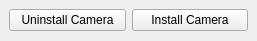
<?xml version="1.0" encoding="UTF-8"?>
<ui version="4.0">
 <class>MainWindow</class>
 <widget class="QMainWindow" name="MainWindow">
  <property name="geometry">
   <rect>
    <x>0</x>
    <y>0</y>
    <width>257</width>
    <height>41</height>
   </rect>
  </property>
  <property name="minimumSize">
   <size>
    <width>201</width>
    <height>41</height>
   </size>
  </property>
  <property name="maximumSize">
   <size>
    <width>16777215</width>
    <height>41</height>
   </size>
  </property>
  <property name="windowTitle">
   <string>testWindow</string>
  </property>
  <widget class="QWidget" name="centralwidget">
   <layout class="QHBoxLayout" name="horizontalLayout_2">
    <item>
     <widget class="QPushButton" name="uninstallButton">
      <property name="text">
       <string>Uninstall Camera</string>
      </property>
     </widget>
    </item>
    <item>
     <widget class="QPushButton" name="installButton">
      <property name="text">
       <string>Install Camera</string>
      </property>
     </widget>
    </item>
   </layout>
  </widget>
 </widget>
 <resources/>
 <connections/>
</ui>
